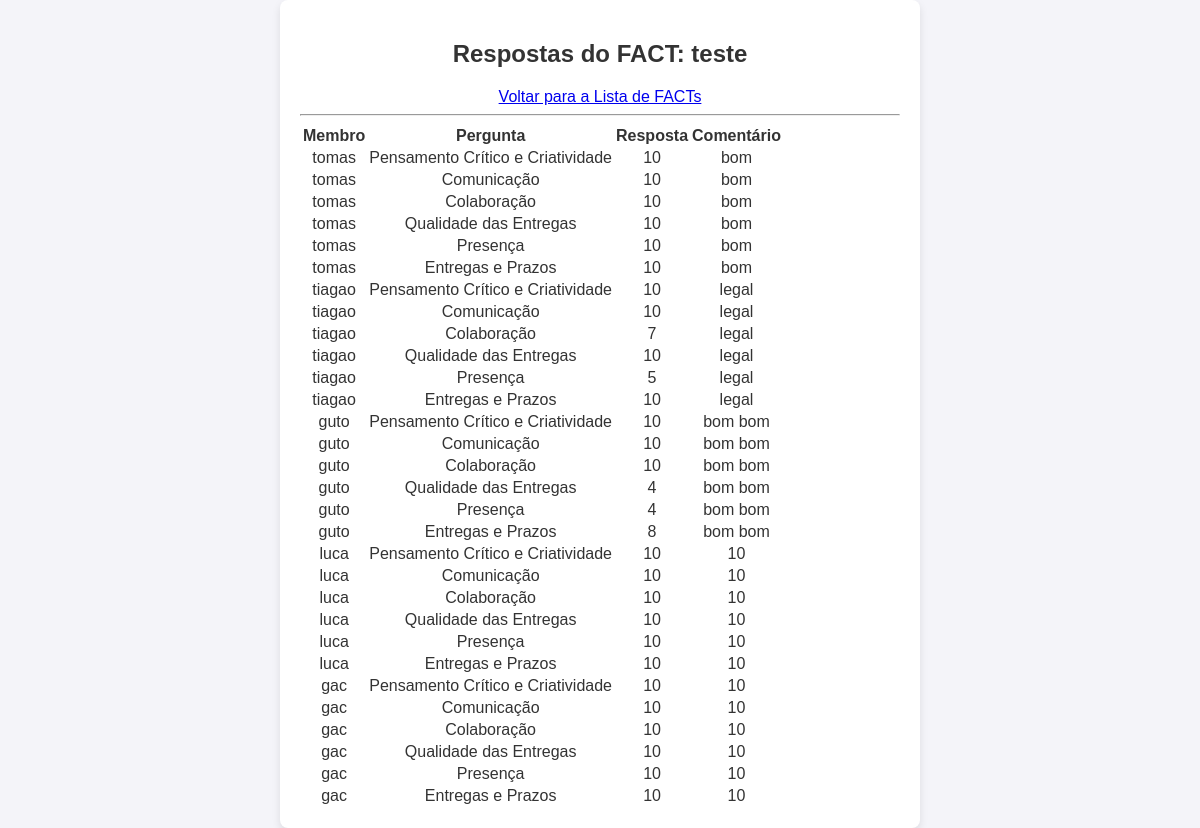
The app's page /fact/responses/31/ with its own data.
### fact/models.py (models this page shows, shortened)
class Fact(models.Model):
    title = models.CharField(max_length=200)
    deadline = models.DateTimeField()
    is_draft = models.BooleanField(default=True)
    num_groups = models.PositiveIntegerField()
    is_resolved = models.BooleanField(default=False)  # Indicador de que as notas foram calculadas
    created_at = models.DateTimeField(auto_now_add=True)

class Response(models.Model):
    fact = models.ForeignKey(Fact, on_delete=models.CASCADE, related_name="responses")
    question = models.ForeignKey(Question, on_delete=models.CASCADE)
    group = models.ForeignKey(Group, on_delete=models.CASCADE)
    member = models.ForeignKey(Member, null=True, on_delete=models.CASCADE, related_name='responses')
    score = models.IntegerField(choices=[(i, str(i)) for i in range(0, 11)])  # Pontuação de 0 a 10
    comment = models.TextField(blank=True, null=True)  # Novo campo para comentário

class Member(models.Model):
    group = models.ForeignKey(Group, on_delete=models.CASCADE, related_name='members')
    name = models.CharField(max_length=50)

class Question(models.Model):
    text = models.CharField(max_length=200)

### fact/views.py (the view)
# urls.py: path('responses/<int:fact_id>/', views.view_responses, name='view_responses'),
def view_responses(request, fact_id):
    fact = get_object_or_404(Fact, id=fact_id)
    responses = Response.objects.filter(fact=fact).select_related('member', 'question', 'group')
    return render(request, 'fact/view_responses.html', {
        'fact': fact,
        'responses': responses
    })

### fact/templates/fact/view_responses.html (shortened to what this page needs)
{% load static %}
<!DOCTYPE html>
<html lang="pt-br">
<head>
    <link rel="stylesheet" href="{% static 'fact/style.css' %}">
</head>
<body>
    <div class="container">
        <h2>Respostas do FACT: {{ fact.title }}</h2>
        <a href="{% url 'fact_list_student' %}">Voltar para a Lista de FACTs</a>
        <hr>
        <table>
            <thead>
                <tr>
                    <th>Membro</th>
                    <th>Pergunta</th>
                    <th>Resposta</th>
                    <th>Comentário</th>
                </tr>
            </thead>
            <tbody>
                {% for response in responses %}
                    <tr>
                        <td>{{ response.member.name }}</td>
                        <td>{{ response.question.text }}</td>
                        <td>{{ response.score }}</td>
                        <td>
                            {% if forloop.first or response.member.id != previous_member_id %}
                                {{ response.comment|default:"Sem comentário" }}
                            {% endif %}
                        </td>
                    </tr>
                {% endfor %}
            </tbody>
        </table>
    </div>
</body>
</html>

### fact/static/fact/style.css (style rules this page uses)
body { font-family: Arial, sans-serif; display: flex; justify-content: center; align-items: center; min-height: 100vh; margin: 0; background-color: #f4f4f9; color: #333; }
.container { width: 90%; max-width: 600px; padding: 20px; background-color: #fff; box-shadow: 0 4px 8px rgba(0, 0, 0, 0.1); border-radius: 8px; text-align: center; }
h2 { color: #333; font-size: 1.5em; }

### records on screen
Fact: title "teste"
Response: member.name "tomas", question.text "Pensamento Crítico e Criatividade", score "10", comment "bom"
Response: member.name "tomas", question.text "Comunicação", score "10", comment "bom"
Response: member.name "tomas", question.text "Colaboração", score "10", comment "bom"
Response: member.name "tomas", question.text "Qualidade das Entregas", score "10", comment "bom"
Response: member.name "tomas", question.text "Presença", score "10", comment "bom"
Response: member.name "tomas", question.text "Entregas e Prazos", score "10", comment "bom"
Response: member.name "tiagao", question.text "Pensamento Crítico e Criatividade", score "10", comment "legal"
Response: member.name "tiagao", question.text "Comunicação", score "10", comment "legal"
Response: member.name "tiagao", question.text "Colaboração", score "7", comment "legal"
Response: member.name "tiagao", question.text "Qualidade das Entregas", score "10", comment "legal"
Response: member.name "tiagao", question.text "Presença", score "5", comment "legal"
Response: member.name "tiagao", question.text "Entregas e Prazos", score "10", comment "legal"
Response: member.name "guto", question.text "Pensamento Crítico e Criatividade", score "10", comment "bom bom"
Response: member.name "guto", question.text "Comunicação", score "10", comment "bom bom"
Response: member.name "guto", question.text "Colaboração", score "10", comment "bom bom"
Response: member.name "guto", question.text "Qualidade das Entregas", score "4", comment "bom bom"
Response: member.name "guto", question.text "Presença", score "4", comment "bom bom"
Response: member.name "guto", question.text "Entregas e Prazos", score "8", comment "bom bom"
Response: member.name "luca", question.text "Pensamento Crítico e Criatividade", score "10", comment "10"
Response: member.name "luca", question.text "Comunicação", score "10", comment "10"
Response: member.name "luca", question.text "Colaboração", score "10", comment "10"
Response: member.name "luca", question.text "Qualidade das Entregas", score "10", comment "10"
Response: member.name "luca", question.text "Presença", score "10", comment "10"
Response: member.name "luca", question.text "Entregas e Prazos", score "10", comment "10"
Response: member.name "gac", question.text "Pensamento Crítico e Criatividade", score "10", comment "10"
Response: member.name "gac", question.text "Comunicação", score "10", comment "10"
Response: member.name "gac", question.text "Colaboração", score "10", comment "10"
Response: member.name "gac", question.text "Qualidade das Entregas", score "10", comment "10"
Response: member.name "gac", question.text "Presença", score "10", comment "10"
Response: member.name "gac", question.text "Entregas e Prazos", score "10", comment "10"
